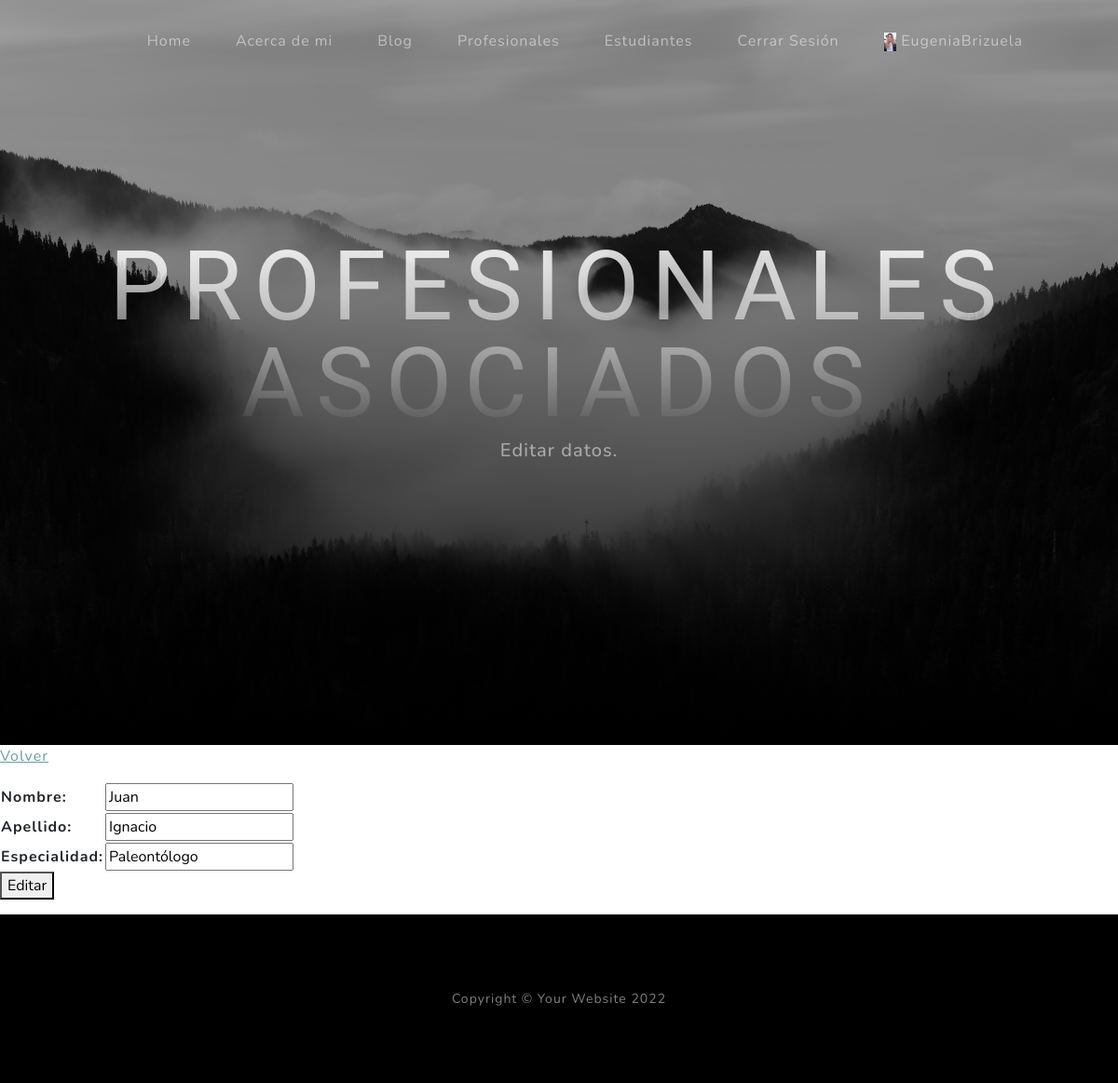
The app's page /clases/profesional/6/editar/ (signed in) with its own data.
### account/models.py (models this page shows)
class UserExtension (models.Model):
    avatar = models.ImageField(upload_to='avatar', null=True, blank=True)
    user = models.OneToOneField (User, on_delete=models.CASCADE)
    link = models.URLField (null=True)
    descripcion = models.CharField (max_length=200)

### clases/models.py (models this page shows, shortened)
class Profesional (models.Model):
    nombre = models.CharField(max_length=20)
    apellido = models.CharField(max_length=30)
    especialidad = models.CharField (max_length=50)

### clases/views.py (the view)
# urls.py: path('profesional/<int:pk>/editar/', views.ProfesionalEditar.as_view(), name = 'profesional_editar'),
class ProfesionalEditar (LoginRequiredMixin, UpdateView):
    model = Profesional
    success_url = '/clases/profesional/'
    fields = ['nombre', 'apellido', 'especialidad']

### clases/templates/clases/profesional_form.html (shortened to what this page needs)
{% extends 'index/index.html' %}
{% block 'header_text_block' %}
    <h1 class="mx-auto my-0 text-uppercase">Profesionales asociados</h1>
    <h2 class="text-white-50 mx-auto mt-2 mb-5">Editar datos.</h2>
{% endblock 'header_text_block' %}
{% block 'body_block' %}
  <p>
    <a href={% url 'profesional_lista' %}>Volver</a>
  </p>
  <p>
      <form action=''method='post'>
          <table>
              {{form.as_table}}
          </table>
          <button>Editar</button>
      </form>
  <p>
{% endblock 'body_block' %}

### index/templates/index/index.html (shortened to what this page needs)
<!DOCTYPE html>
<html lang="en">
    {% load static %}
    <head>
        <link href={% static 'css/styles.css' %} rel="stylesheet" />
    </head>
    <body id="page-top">
        <nav class="navbar navbar-expand-lg navbar-light fixed-top" id="mainNav">
            <div class="container px-4 px-lg-5">
                <div class="collapse navbar-collapse" id="navbarResponsive">
                    <ul class="navbar-nav ms-auto">
                        <li class="nav-item"><a class="nav-link" href={% url 'index' %}>Home</a></li>
                        <li class="nav-item"><a class="nav-link" href={% url 'about' %}>Acerca de mi</a></li>
                        <li class="nav-item"><a class="nav-link" href={% url 'blog_lista' %}>Blog</a></li>
                        <li class="nav-item"><a class="nav-link" href={% url 'profesional_lista' %}>Profesionales</a></li>
                        <li class="nav-item"><a class="nav-link" href={% url 'estudiante' %}>Estudiantes</a></li>
                        {% if request.user.is_authenticated %}
                        <li class="nav-item"><a class="nav-link" href={% url 'logout' %}>Cerrar Sesión</a></li>
                        <li class="nav-item"><a class="nav-link" href={% url 'datos_usuario' %}>
                            {% if request.user.userextension.avatar %}
                            <img src= "{{request.user.userextension.avatar.url}}" alt="imagen de perfil" height='20px'>
                            {{request.user.username}}
                            {% else %}
                            {{request.user.username}}
                            {% endif %}
                        </a></li>
                        {% else %}
                        <li class="nav-item"><a class="nav-link" href={% url 'login' %}>Iniciar Sesión</a></li>
                        <li class="nav-item"><a class="nav-link" href={% url 'registrarse' %}>Registrarse</a></li>
                        {% endif %}
                    </ul>
                </div>
            </div>
        </nav>
        {% block 'header_block' %}
        <header class="masthead">
            <div class="container px-4 px-lg-5 d-flex h-100 align-items-center justify-content-center">
                <div class="d-flex justify-content-center">
                    <div class="text-center">
                        {% block 'header_text_block' %}{% endblock 'header_text_block' %}
                    </div>
                </div>
            </div>
        </header>
        {% endblock 'header_block' %}
        {% block 'body_block' %}
        {% endblock 'body_block' %}
        <footer class="footer bg-black small text-center text-white-50"><div class="container px-4 px-lg-5">Copyright &copy; Your Website 2022</div></footer>
    </body>
</html>

### records on screen
Profesional: nombre "Juan", apellido "Ignacio", especialidad "Paleontólogo"

### other values on screen
{{ request.user.username }} "EugeniaBrizuela"
